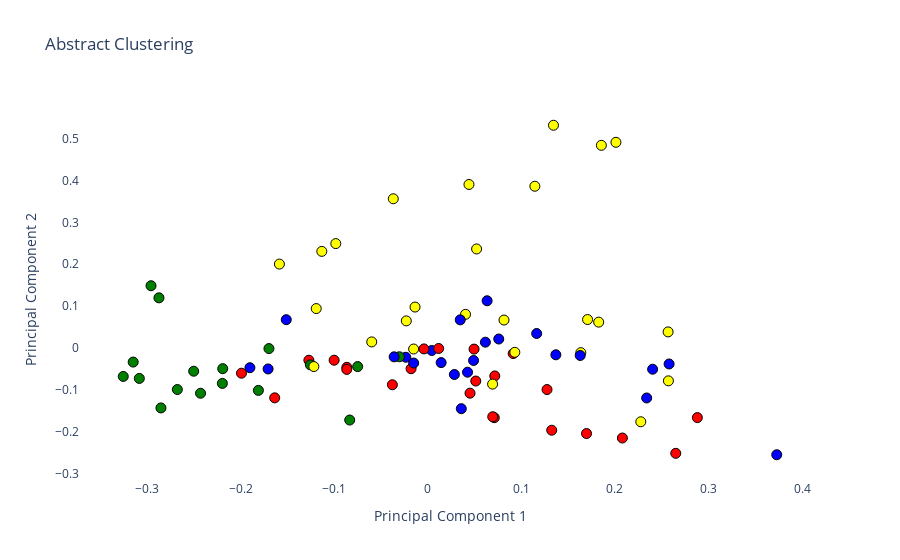

Write notebook code for a chart like this one.
### Markdown cell above
### dynamic exploration

### Code cell
df['Cluster'] = cluster_labels

import plotly.graph_objects as go # Import the graphical object
import plotly.colors as colors


# Define custom colors for each cluster label
cluster_colors = ['red', 'blue', 'green', 'yellow', 'orange']

fig = go.Figure(data=go.Scatter(
    x=X_pca[:, 0], y=X_pca[:, 1],
    mode='markers',
    marker=dict(
        color=[cluster_colors[label] for label in cluster_labels],
        size=10,  # Adjust the marker size here
        line=dict(width=1, color='Black')
    ),
    hovertemplate='<b>Title:</b> %{text}',
    text=df['title']
))


# Set plot title and axis labels
fig.update_layout(
    title='Abstract Clustering',
    xaxis_title='Principal Component 1',
    yaxis_title='Principal Component 2',
    plot_bgcolor='white'  # Set the background color to white
)

plot(fig,
     image_filename='abstracts_cluster_bert_plot_1', 
     image='png', 
     image_width=1000, 
     image_height=800
)

# Show the plot
fig.show()

### Figure 1 — Plotly figure (JSON) as saved in the notebook; plotly's stock layout.template omitted (floating-point values rounded to 4 significant figures)
{"data": [{"hovertemplate": "<b>Title:</b> %{text}", "marker": {"color": ["green", "blue", "green", "yellow", "green", "red", "red", "blue", "green", "green", "blue", "blue", "green", "red", "yellow", "green", "red", "red", "blue", "blue", "blue", "yellow", "red", "blue", "yellow", "green", "yellow", "red", "yellow", "blue", "red", "red", "yellow", "red", "yellow", "red", "red", "green", "red", "green", "blue", "blue", "blue", "yellow", "yellow", "yellow", "red", "red", "yellow", "blue", "blue", "yellow", "red", "yellow", "green", "red", "red", "blue", "red", "yellow", "blue", "green", "green", "green", "blue", "yellow", "yellow", "yellow", "yellow", "red", "red", "yellow", "blue", "blue", "green", "blue", "red", "green", "red", "yellow", "yellow", "yellow", "blue", "yellow", "blue", "yellow", "yellow", "green", "blue"], "line": {"color": "Black", "width": 1}, "size": 10}, "mode": "markers", "text": ["A Deep Learning Approach to Refine the Identification of High-Quality Clinical Research Articles From the Biomedical Literature: Protocol for Algorithm Development and Validation", "Text mining-based word representations for biomedical data analysis and protein-protein interaction networks in machine learning tasks", "Using the contextual language model BERT for multi-criteria classification of scientific articles", "Integrating heterogeneous knowledge graphs into drug-drug interaction extraction from the literature", "srBERT: automatic article classification model for systematic review using BERT", "STonKGs: a sophisticated transformer trained on biomedical text and knowledge graphs", "Concept recognition as a machine translation problem", "Improving reference prioritisation with PICO recognition", "LitCovid in 2022: an information resource for the COVID-19 literature", "LitCovid: an open database of COVID-19 literature", "A general approach for improving deep learning-based medical relation extraction using a pre-trained model and fine-tuning", "Biomedical named entity recognition using deep neural networks with contextual information", "The Classification of Short Scientific Texts Using Pretrained BERT Model", "Discovering Thematically Coherent Biomedical Documents Using Contextualized Bidirectional Encoder Representations from Transformers-Based Clustering", "IMSE: interaction information attention and molecular structure based drug drug interaction extraction", "Large-scale protein-protein post-translational modification extraction with distant supervision and confidence calibrated BioBERT", "Bioformer: an efficient transformer language model for biomedical text mining", "Unsupervised Event Graph Representation and Similarity Learning on Biomedical Literature", "Parallel sequence tagging for concept recognition", "Extraction of knowledge graph of Covid-19 through mining of unstructured biomedical corpora", "Limitations of Transformers on Clinical Text Classification", "An automated approach to identify scientific publications reporting pharmacokinetic parameters", "Extracting Concepts for Precision Oncology from the Biomedical Literature", "MarkerGenie: an NLP-enabled text-mining system for biomedical entity relation extraction", "Leveraging Contextual Information in Extracting Long Distance Relations from Clinical Notes", "Development and validation of a machine-learning algorithm to predict the relevance of scientific articles within the field of teratology", "Exploring the effects of drug, disease, and protein dependencies on biomedical named entity recognition: A comparative analysis", "A practical approach towards causality mining in clinical text using active transfer learning", "Pharmacovigilance with Transformers: A Framework to Detect Adverse Drug Reactions Using BERT Fine-Tuned with FARM", "The New Version of the ANDDigest Tool with Improved AI-Based Short Names Recognition", "BERT-based Ranking for Biomedical Entity Normalization", "Classifying literature mentions of biological pathogens as experimentally studied using natural language processing", "Drug-Drug Interaction Extraction from Biomedical Text using Relation BioBERT with BLSTM", "BertMCN: Mapping colloquial phrases to standard medical concepts using BERT and highway network", "Dependency parsing of biomedical text with BERT", "EvidenceMap: a three-level knowledge representation for medical evidence computation and comprehension", "A neuro-symbolic method for understanding free-text medical evidence", "Emati: a recommender system for biomedical literature based on supervised learning", "Bat4RCT: A suite of benchmark data and baseline methods for text classification of randomized controlled trials", "Ensemble of deep learning language models to support the creation of living systematic reviews for the COVID-19 literature: a retrospective study", "Thesaurus-based word embeddings for automated biomedical literature classification", "BERT-GT: Cross-sentence n-ary relation extraction with BERT and graph transformer", "BioBERT: a pre-trained biomedical language representation model for biomedical text mining", "BertSRC: transformer-based semantic relation classification", "Drug knowledge discovery via multi-task learning and pre-trained models", "pubmedKB: an interactive web server for exploring biomedical entity relations in the biomedical literature", "Distinguished representation of identical mentions in bio-entity coreference resolution", "A BERT-based ensemble learning approach for the BioCreative VII challenges: full-text chemical identification and multi-label classification in PubMed articles", "Neural Multi-Task Learning for Adverse Drug Reaction Extraction", "Extracting chemical-induced disease relation by integrating a hierarchical concentrative attention and a hybrid graph-based neural network", "PhenoTagger: A Hybrid Method for Phenotype Concept Recognition using Human Phenotype Ontology", "BioGPT: generative pre-trained transformer for biomedical text generation and mining", "Identification of Semantically Similar Sentences in Clinical Notes: Iterative Intermediate Training Using Multi-Task Learning", "LiSA: an assisted literature search pipeline for detecting serious adverse drug events with deep learning", "Towards Automated Screening of Literature on Artificial Intelligence in Nursing", "Summarization of biomedical articles using domain-specific word embeddings and graph ranking", "Deep contextualized embeddings for quantifying the informative content in biomedical text summarization", "Automatic data extraction to support meta-analysis statistical analysis: a case study on breast cancer", "Benchmarking for biomedical natural language processing tasks with a domain specific ALBERT", "Understanding Clinical Trial Reports: Extracting Medical Entities and Their Relations", "Bio-AnswerFinder: a system to find answers to questions from biomedical texts", "A real-world evaluation of the implementation of NLP technology in abstract screening of a systematic review", "Deep semi-supervised learning ensemble framework for classifying co-mentions of human proteins and phenotypes", "Natural language processing was effective in assisting rapid title and abstract screening when updating systematic reviews", "Multi-class classification of COVID-19 documents using machine learning algorithms", "Discovering novel drug-supplement interactions using SuppKG generated from the biomedical literature", "Extraction of causal relations based on SBEL and BERT model", "Relation extraction from DailyMed structured product labels by optimally combining crowd, experts and machines", "Predicting drug characteristics using biomedical text embedding", "Investigation of improving the pre-training and fine-tuning of BERT model for biomedical relation extraction", "Application of BERT to Enable Gene Classification Based on Clinical Evidence", "Chemical-protein interaction extraction via Gaussian probability distribution and external biomedical knowledge", "Biomedical named entity recognition using BERT in the machine reading comprehension framework", "Attention guided capsule networks for chemical-protein interaction extraction", "Automating Quality Assessment of Medical Evidence in Systematic Reviews: Model Development and Validation Study", "De-identification of Clinical Text via Bi-LSTM-CRF with Neural Language Models", "Improvement of intervention information detection for automated clinical literature screening during systematic review", "Clinical study type classification, validation, and PubMed filter comparison with natural language processing and active learning", "Improving broad-coverage medical entity linking with semantic type prediction and large-scale datasets", "Risk of bias assessment in preclinical literature using natural language processing", "Machine learning approach to identify adverse events in scientific biomedical literature", "Mining a stroke knowledge graph from literature", "MetaboListem and TABoLiSTM: Two Deep Learning Algorithms for Metabolite Named Entity Recognition", "TP-DDI: Transformer-based pipeline for the extraction of Drug-Drug Interactions", "A deep-learning system bridging molecule structure and biomedical text with comprehension comparable to human professionals", "Drug repurposing for COVID-19 via knowledge graph completion", "Biomedical named entity recognition with the combined feature attention and fully-shared multi-task learning", "A hybrid algorithm for clinical decision support in precision medicine based on machine learning", "BioByGANS: biomedical named entity recognition by fusing contextual and syntactic features through graph attention network in node classification framework"], "type": "scatter", "x": [-0.243, 0.07578, -0.2196, 0.1144, -0.08353, 0.07151, 0.05119, -0.1707, -0.2874, -0.2959, 0.2339, 0.1368, -0.1811, 0.1696, 0.1854, -0.1698, 0.07099, 0.09119, 0.004219, 0.06334, 0.03575, -0.1193, -0.0379, 0.04886, 0.08138, -0.2192, 0.2568, -0.004153, 0.04028, -0.1513, 0.265, -0.1272, 0.04396, 0.06936, 0.06919, -0.1992, -0.1002, -0.1256, -0.08657, -0.2503, -0.02358, 0.2402, 0.3729, 0.1635, 0.1707, -0.01521, 0.01157, -0.01794, 0.0521, 0.0615, 0.04241, 0.2276, 0.04507, -0.1133, -0.3084, 0.1274, 0.2079, -0.1902, 0.1324, -0.05998, 0.0142, -0.3256, -0.03045, -0.2853, -0.03602, -0.02303, 0.09295, -0.03693, 0.1343, 0.2881, -0.08664, 0.1826, 0.1628, 0.1163, -0.315, 0.02834, -0.1637, -0.2678, 0.0494, -0.1219, -0.1587, -0.01369, -0.01517, 0.201, 0.03461, -0.09837, 0.2571, -0.075, 0.2578], "y": [-0.1081, 0.02133, -0.0846, 0.3861, -0.1721, -0.06684, -0.07899, -0.05014, 0.1196, 0.1485, -0.1194, -0.01633, -0.1013, -0.2044, 0.4838, -0.001466, -0.1665, -0.01339, -0.006109, 0.1127, -0.1449, 0.09405, -0.08787, -0.02983, 0.06665, -0.04944, 0.03833, -0.002279, 0.08026, 0.06755, -0.2516, -0.02929, 0.3903, -0.1642, -0.0863, -0.06029, -0.02925, -0.04034, -0.04623, -0.05556, -0.02223, -0.05076, -0.255, -0.01121, 0.06787, -0.002493, -0.001272, -0.04955, 0.2364, 0.01382, -0.05784, -0.1762, -0.108, 0.2306, -0.07271, -0.09933, -0.215, -0.04715, -0.1964, 0.01446, -0.03497, -0.06802, -0.02108, -0.1432, -0.02119, 0.06465, -0.01037, 0.3562, 0.5317, -0.1663, -0.05117, 0.06164, -0.01796, 0.03448, -0.0337, -0.06344, -0.1191, -0.09925, -0.002717, -0.0444, 0.2003, 0.09765, -0.03604, 0.491, 0.06707, 0.2492, -0.07853, -0.0445, -0.03824]}], "layout": {"autosize": true, "plot_bgcolor": "white", "title": {"text": "Abstract Clustering"}, "xaxis": {"autorange": true, "range": [-0.3694, 0.4167], "title": {"text": "Principal Component 1"}, "type": "linear"}, "yaxis": {"autorange": true, "range": [-0.3352, 0.612], "title": {"text": "Principal Component 2"}, "type": "linear"}}}
